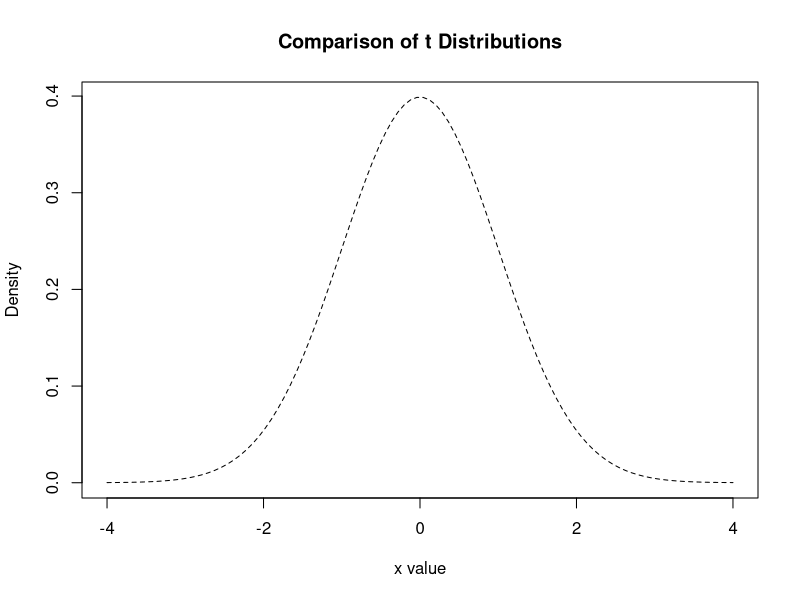
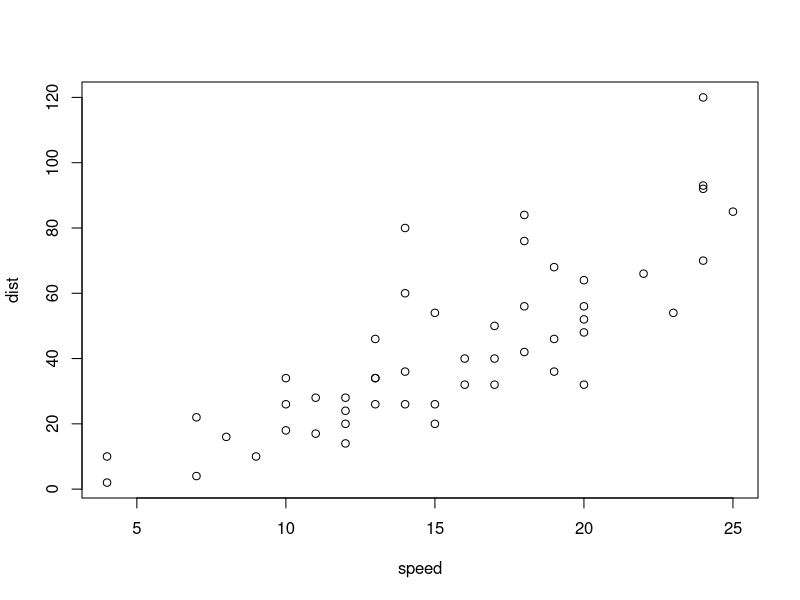

The R script that drew these images, in order:
## ---- chunk 1
x <- seq(-4, 4, length=100)
hx <- dnorm(x)

degf <- c(1, 3, 8, 30)
colors <- c("red", "blue", "darkgreen", "gold", "black")
labels <- c("df=1", "df=3", "df=8", "df=30", "normal")

plot(x, hx, type="l", lty=2, xlab="x value",
  ylab="Density", main="Comparison of t Distributions")
## ---- chunk 2

## ---- chunk 3
plot(cars)
